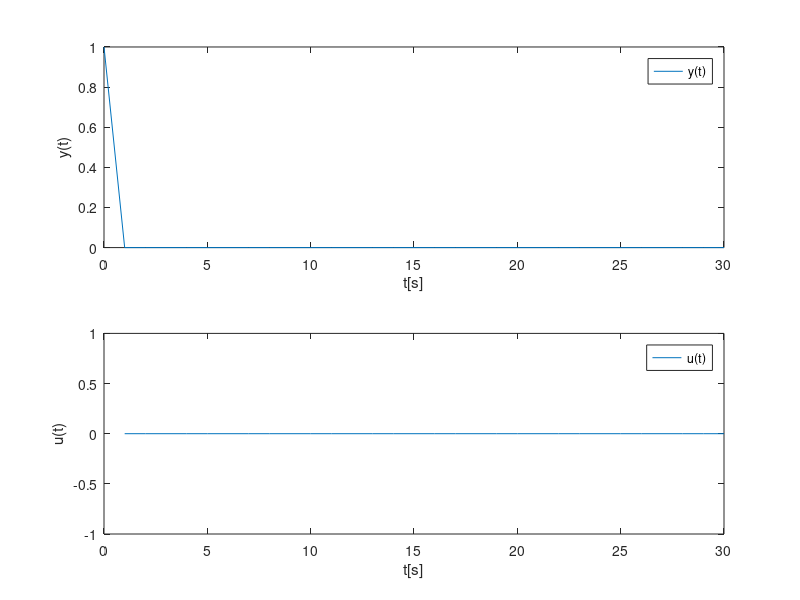

Reproduce this figure in MATLAB.
clc
clear all

% Plant model
A = [0 0 0;
    0 0 1;
    0.1 -0.79 1.78];
B = [1 0 0.1]';
C = [0 0 1];
x0 = [0 0 1]';

mx = 3;
mu = 1;
N = 30;

% Cost/objective function
Q = diag([0 0 1]);
R = 1;

H = blkdiag(kron(eye(N),Q),kron(eye(N),R));

% Equality constraints
Aeq1 = eye(mx*N);

for i = 3:3:((N-1)*mx)
    Aeq1(i+1:i+3,i-2:i) = -A;
end

Aeq2 = kron(eye(N*mu),-B);
Aeq = [Aeq1 Aeq2];

beq = zeros(1,mx*N);
beq(1,1:mx) = A*x0;

% Upper and lower bounds
xu = inf*ones(N*mx, 1);
xl = -inf*ones(N*mx, 1);

uu = ones(N*mu, 1);
ul = -1*ones(N*mu, 1);

vu = [xu ; uu];
vl = [xl ; ul];

% Solve LQ problem
[X,FVAL,EXITFLAG] = quadprog(H,[],[],[], Aeq, beq, vl, vu);

%Plot solution
z = X(1:(4*N));
u = z(3*N + 1:4*N);
y = [x0(3); z(3:3:3*N)];

t = 1:N;

figure
subplot(211)
plot([0 t],y)
legend y(t)
xlabel('t[s]')
ylabel('y(t)')

subplot(212)
plot(t,u)
legend u(t)
xlabel('t[s]')
ylabel('u(t)')
